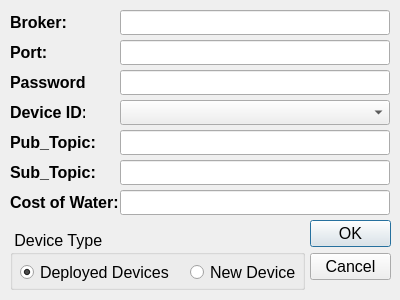
<?xml version="1.0" encoding="UTF-8"?>
<ui version="4.0">
 <class>Dialog</class>
 <widget class="QDialog" name="Dialog">
  <property name="geometry">
   <rect>
    <x>0</x>
    <y>0</y>
    <width>400</width>
    <height>300</height>
   </rect>
  </property>
  <property name="font">
   <font>
    <pointsize>12</pointsize>
   </font>
  </property>
  <property name="windowTitle">
   <string>Device_Configuration</string>
  </property>
  <widget class="QDialogButtonBox" name="dialog_box">
   <property name="geometry">
    <rect>
     <x>310</x>
     <y>220</y>
     <width>81</width>
     <height>60</height>
    </rect>
   </property>
   <property name="orientation">
    <enum>Qt::Vertical</enum>
   </property>
   <property name="standardButtons">
    <set>QDialogButtonBox::Cancel|QDialogButtonBox::Ok</set>
   </property>
  </widget>
  <widget class="QLabel" name="broker_view">
   <property name="geometry">
    <rect>
     <x>10</x>
     <y>10</y>
     <width>60</width>
     <height>25</height>
    </rect>
   </property>
   <property name="sizePolicy">
    <sizepolicy hsizetype="Fixed" vsizetype="Fixed">
     <horstretch>0</horstretch>
     <verstretch>0</verstretch>
    </sizepolicy>
   </property>
   <property name="minimumSize">
    <size>
     <width>60</width>
     <height>25</height>
    </size>
   </property>
   <property name="maximumSize">
    <size>
     <width>60</width>
     <height>25</height>
    </size>
   </property>
   <property name="font">
    <font>
     <pointsize>12</pointsize>
     <weight>75</weight>
     <bold>true</bold>
    </font>
   </property>
   <property name="text">
    <string>Broker:</string>
   </property>
  </widget>
  <widget class="QLabel" name="broker_port_view">
   <property name="geometry">
    <rect>
     <x>10</x>
     <y>40</y>
     <width>60</width>
     <height>25</height>
    </rect>
   </property>
   <property name="sizePolicy">
    <sizepolicy hsizetype="Fixed" vsizetype="Fixed">
     <horstretch>0</horstretch>
     <verstretch>0</verstretch>
    </sizepolicy>
   </property>
   <property name="minimumSize">
    <size>
     <width>60</width>
     <height>25</height>
    </size>
   </property>
   <property name="maximumSize">
    <size>
     <width>60</width>
     <height>25</height>
    </size>
   </property>
   <property name="font">
    <font>
     <pointsize>12</pointsize>
     <weight>75</weight>
     <bold>true</bold>
    </font>
   </property>
   <property name="text">
    <string>Port:</string>
   </property>
  </widget>
  <widget class="QLabel" name="password_view">
   <property name="geometry">
    <rect>
     <x>10</x>
     <y>70</y>
     <width>75</width>
     <height>25</height>
    </rect>
   </property>
   <property name="sizePolicy">
    <sizepolicy hsizetype="Fixed" vsizetype="Fixed">
     <horstretch>0</horstretch>
     <verstretch>0</verstretch>
    </sizepolicy>
   </property>
   <property name="minimumSize">
    <size>
     <width>60</width>
     <height>25</height>
    </size>
   </property>
   <property name="maximumSize">
    <size>
     <width>75</width>
     <height>25</height>
    </size>
   </property>
   <property name="font">
    <font>
     <pointsize>12</pointsize>
     <weight>75</weight>
     <bold>true</bold>
    </font>
   </property>
   <property name="text">
    <string>Password:</string>
   </property>
  </widget>
  <widget class="QLabel" name="device_id_view">
   <property name="geometry">
    <rect>
     <x>10</x>
     <y>100</y>
     <width>75</width>
     <height>25</height>
    </rect>
   </property>
   <property name="sizePolicy">
    <sizepolicy hsizetype="Fixed" vsizetype="Fixed">
     <horstretch>0</horstretch>
     <verstretch>0</verstretch>
    </sizepolicy>
   </property>
   <property name="minimumSize">
    <size>
     <width>60</width>
     <height>25</height>
    </size>
   </property>
   <property name="maximumSize">
    <size>
     <width>75</width>
     <height>25</height>
    </size>
   </property>
   <property name="font">
    <font>
     <pointsize>12</pointsize>
     <weight>75</weight>
     <bold>true</bold>
    </font>
   </property>
   <property name="text">
    <string>Device ID:</string>
   </property>
  </widget>
  <widget class="QLabel" name="publish_topic_view">
   <property name="geometry">
    <rect>
     <x>10</x>
     <y>130</y>
     <width>85</width>
     <height>25</height>
    </rect>
   </property>
   <property name="sizePolicy">
    <sizepolicy hsizetype="Fixed" vsizetype="Fixed">
     <horstretch>0</horstretch>
     <verstretch>0</verstretch>
    </sizepolicy>
   </property>
   <property name="minimumSize">
    <size>
     <width>60</width>
     <height>25</height>
    </size>
   </property>
   <property name="maximumSize">
    <size>
     <width>85</width>
     <height>25</height>
    </size>
   </property>
   <property name="font">
    <font>
     <pointsize>12</pointsize>
     <weight>75</weight>
     <bold>true</bold>
    </font>
   </property>
   <property name="text">
    <string>Pub_Topic:</string>
   </property>
  </widget>
  <widget class="QLabel" name="subscribtion_topic_view">
   <property name="geometry">
    <rect>
     <x>10</x>
     <y>160</y>
     <width>85</width>
     <height>25</height>
    </rect>
   </property>
   <property name="sizePolicy">
    <sizepolicy hsizetype="Fixed" vsizetype="Fixed">
     <horstretch>0</horstretch>
     <verstretch>0</verstretch>
    </sizepolicy>
   </property>
   <property name="minimumSize">
    <size>
     <width>60</width>
     <height>25</height>
    </size>
   </property>
   <property name="maximumSize">
    <size>
     <width>85</width>
     <height>25</height>
    </size>
   </property>
   <property name="font">
    <font>
     <pointsize>12</pointsize>
     <weight>75</weight>
     <bold>true</bold>
    </font>
   </property>
   <property name="text">
    <string>Sub_Topic:</string>
   </property>
  </widget>
  <widget class="QLabel" name="cost_of_water_view">
   <property name="geometry">
    <rect>
     <x>10</x>
     <y>190</y>
     <width>110</width>
     <height>25</height>
    </rect>
   </property>
   <property name="sizePolicy">
    <sizepolicy hsizetype="Fixed" vsizetype="Fixed">
     <horstretch>0</horstretch>
     <verstretch>0</verstretch>
    </sizepolicy>
   </property>
   <property name="minimumSize">
    <size>
     <width>60</width>
     <height>25</height>
    </size>
   </property>
   <property name="maximumSize">
    <size>
     <width>110</width>
     <height>25</height>
    </size>
   </property>
   <property name="font">
    <font>
     <pointsize>12</pointsize>
     <weight>75</weight>
     <bold>true</bold>
    </font>
   </property>
   <property name="text">
    <string>Cost of Water:</string>
   </property>
  </widget>
  <widget class="QLineEdit" name="broker">
   <property name="geometry">
    <rect>
     <x>120</x>
     <y>10</y>
     <width>270</width>
     <height>25</height>
    </rect>
   </property>
  </widget>
  <widget class="QLineEdit" name="broker_port">
   <property name="geometry">
    <rect>
     <x>120</x>
     <y>40</y>
     <width>270</width>
     <height>25</height>
    </rect>
   </property>
  </widget>
  <widget class="QLineEdit" name="password">
   <property name="geometry">
    <rect>
     <x>120</x>
     <y>70</y>
     <width>270</width>
     <height>25</height>
    </rect>
   </property>
  </widget>
  <widget class="QComboBox" name="device_id">
   <property name="geometry">
    <rect>
     <x>120</x>
     <y>100</y>
     <width>270</width>
     <height>25</height>
    </rect>
   </property>
  </widget>
  <widget class="QLineEdit" name="publish_topic">
   <property name="geometry">
    <rect>
     <x>120</x>
     <y>130</y>
     <width>270</width>
     <height>25</height>
    </rect>
   </property>
  </widget>
  <widget class="QLineEdit" name="subcribtion_topic">
   <property name="geometry">
    <rect>
     <x>120</x>
     <y>160</y>
     <width>270</width>
     <height>25</height>
    </rect>
   </property>
  </widget>
  <widget class="QLineEdit" name="cost_of_water">
   <property name="geometry">
    <rect>
     <x>120</x>
     <y>190</y>
     <width>270</width>
     <height>25</height>
    </rect>
   </property>
  </widget>
  <widget class="QGroupBox" name="groupBox">
   <property name="geometry">
    <rect>
     <x>10</x>
     <y>230</y>
     <width>295</width>
     <height>60</height>
    </rect>
   </property>
   <property name="sizePolicy">
    <sizepolicy hsizetype="Fixed" vsizetype="Fixed">
     <horstretch>0</horstretch>
     <verstretch>0</verstretch>
    </sizepolicy>
   </property>
   <property name="minimumSize">
    <size>
     <width>295</width>
     <height>60</height>
    </size>
   </property>
   <property name="maximumSize">
    <size>
     <width>295</width>
     <height>60</height>
    </size>
   </property>
   <property name="title">
    <string> Device Type</string>
   </property>
   <widget class="QRadioButton" name="deployed_devices_selected">
    <property name="geometry">
     <rect>
      <x>10</x>
      <y>30</y>
      <width>150</width>
      <height>25</height>
     </rect>
    </property>
    <property name="text">
     <string>Deployed Devices</string>
    </property>
    <property name="checked">
     <bool>true</bool>
    </property>
   </widget>
   <widget class="QRadioButton" name="new_devices_selected">
    <property name="geometry">
     <rect>
      <x>180</x>
      <y>30</y>
      <width>110</width>
      <height>25</height>
     </rect>
    </property>
    <property name="text">
     <string>New Device</string>
    </property>
   </widget>
  </widget>
 </widget>
 <resources/>
 <connections>
  <connection>
   <sender>dialog_box</sender>
   <signal>accepted()</signal>
   <receiver>Dialog</receiver>
   <slot>accept()</slot>
   <hints>
    <hint type="sourcelabel">
     <x>310</x>
     <y>279</y>
    </hint>
    <hint type="destinationlabel">
     <x>157</x>
     <y>274</y>
    </hint>
   </hints>
  </connection>
  <connection>
   <sender>dialog_box</sender>
   <signal>rejected()</signal>
   <receiver>Dialog</receiver>
   <slot>reject()</slot>
   <hints>
    <hint type="sourcelabel">
     <x>316</x>
     <y>260</y>
    </hint>
    <hint type="destinationlabel">
     <x>286</x>
     <y>274</y>
    </hint>
   </hints>
  </connection>
  <connection>
   <sender>broker</sender>
   <signal>editingFinished()</signal>
   <receiver>Dialog</receiver>
   <slot>accept()</slot>
   <hints>
    <hint type="sourcelabel">
     <x>195</x>
     <y>27</y>
    </hint>
    <hint type="destinationlabel">
     <x>60</x>
     <y>232</y>
    </hint>
   </hints>
  </connection>
  <connection>
   <sender>broker_port</sender>
   <signal>editingFinished()</signal>
   <receiver>Dialog</receiver>
   <slot>accept()</slot>
   <hints>
    <hint type="sourcelabel">
     <x>227</x>
     <y>47</y>
    </hint>
    <hint type="destinationlabel">
     <x>209</x>
     <y>239</y>
    </hint>
   </hints>
  </connection>
  <connection>
   <sender>password</sender>
   <signal>editingFinished()</signal>
   <receiver>Dialog</receiver>
   <slot>accept()</slot>
   <hints>
    <hint type="sourcelabel">
     <x>161</x>
     <y>84</y>
    </hint>
    <hint type="destinationlabel">
     <x>79</x>
     <y>254</y>
    </hint>
   </hints>
  </connection>
  <connection>
   <sender>device_id</sender>
   <signal>currentIndexChanged(QString)</signal>
   <receiver>Dialog</receiver>
   <slot>accept()</slot>
   <hints>
    <hint type="sourcelabel">
     <x>256</x>
     <y>116</y>
    </hint>
    <hint type="destinationlabel">
     <x>235</x>
     <y>248</y>
    </hint>
   </hints>
  </connection>
  <connection>
   <sender>publish_topic</sender>
   <signal>editingFinished()</signal>
   <receiver>Dialog</receiver>
   <slot>accept()</slot>
   <hints>
    <hint type="sourcelabel">
     <x>286</x>
     <y>142</y>
    </hint>
    <hint type="destinationlabel">
     <x>275</x>
     <y>245</y>
    </hint>
   </hints>
  </connection>
  <connection>
   <sender>subcribtion_topic</sender>
   <signal>editingFinished()</signal>
   <receiver>Dialog</receiver>
   <slot>accept()</slot>
   <hints>
    <hint type="sourcelabel">
     <x>244</x>
     <y>169</y>
    </hint>
    <hint type="destinationlabel">
     <x>207</x>
     <y>288</y>
    </hint>
   </hints>
  </connection>
  <connection>
   <sender>cost_of_water</sender>
   <signal>editingFinished()</signal>
   <receiver>Dialog</receiver>
   <slot>accept()</slot>
   <hints>
    <hint type="sourcelabel">
     <x>136</x>
     <y>208</y>
    </hint>
    <hint type="destinationlabel">
     <x>67</x>
     <y>286</y>
    </hint>
   </hints>
  </connection>
 </connections>
</ui>
